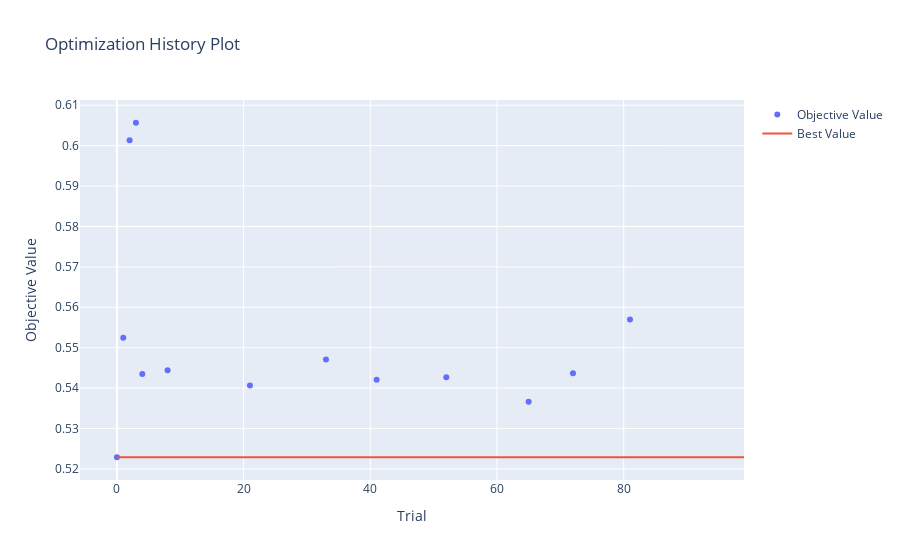

Notebook cell for this chart:
### Code cell
if is_multi_objective:
    fig = vis.plot_optimization_history(study, target=lambda t: t.values[1], target_name='Accuracy')
else:
    fig = vis.plot_optimization_history(study)
fig.show()
